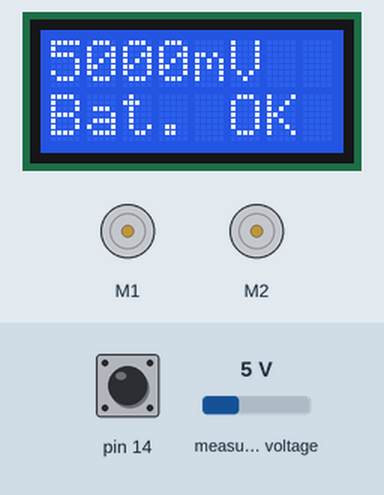
The sketch below on a simulated Arduino Leonardo, built with avr-gcc and run on an emulated ATmega32U4. On the bench: 8×2 character LCD, 2 × DC motor (green arrow = forward, orange = backward, longer = faster). The test bench sets the inputs (shaded band); at power-on: pin 14 HIGH, measured voltage 5 V.

Above: at 0.8 s.
0.9 s: pin 14 pulled LOW for 0.6 s
At 2.3 s:
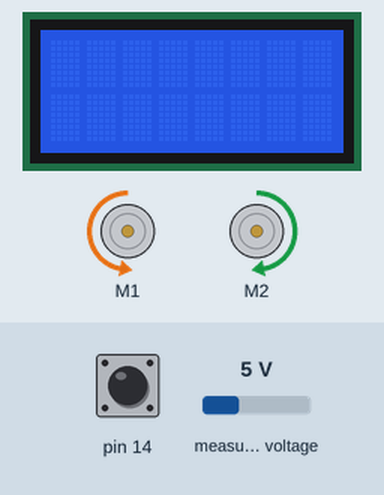
At 5.3 s:
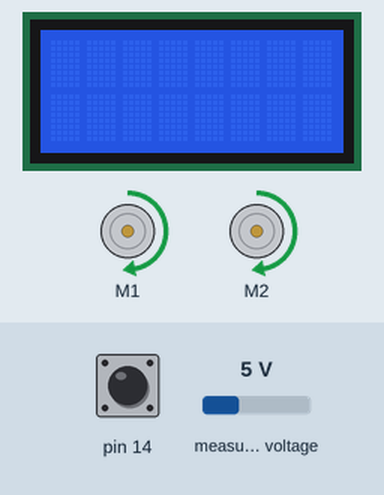
Timing chart, 0 to 6.8 s (numbered marks = the images above; inputs shaded):
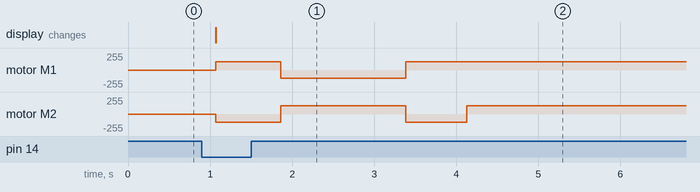

The sketch:

stayInLine.ino
```cpp
// white ~ 200
// black ~ 1000

#include <Zumo32U4.h>

Zumo32U4ButtonA buttonA;
Zumo32U4ButtonB buttonB;
Zumo32U4LineSensors sensors;
Zumo32U4Motors motors;
Zumo32U4LCD lcd;

#define sensorCount 5
unsigned int sensorValues[sensorCount];
int minValue = 1000;
int maxValue = 0;
int edgeValue;
bool calibrated = false;
bool clean = false;

void setup() {
    Serial.begin(5900);
    sensors.initFiveSensors();
    batteryTest();
    buttonA.waitForPress();
    autoCalibration();
}

void loop() {
    sensors.readCalibrated(sensorValues);
    // unsigned int leftSensor = sensorValues[0];
    unsigned int middleSensor = sensorValues[2];
    // unsigned int rightSensor = sensorValues[4];
    // if (!calibrated && buttonA.isPressed()) {
    //     lcd.clear();
    //     lcd.println("Calib...");
    //     autoCalibration();
    //     calibrated = true;
    // }
    // if (calibrated && buttonA.isPressed()) {
    //     clean = true;
    //     lcd.clear();
    //     lcd.println("Cleaning");
    // }
    // while (clean) {
        // Serial.println(middleSensor);
        if (middleSensor > edgeValue) {
            motors.setSpeeds(-200, -150);
            delay(200);
        } else {
            motors.setSpeeds(200, 200);
        }
    // }
}

void autoCalibration() {
    for (int i = 0; i < 120; i++)
    {
        if (i > 30 && i <= 90)
        {
            motors.setSpeeds(-200, 200);
        }
        else
        {
            motors.setSpeeds(200, -200);
        }
        sensors.calibrate();
    }
    motors.setSpeeds(0, 0);
}
```

batteryTest.ino
```cpp
void batteryTest() {
    while (!buttonA.isPressed()) {
    int spannung = readBatteryMillivolts();
        if (!batteryCurrent()) {
            lcd.print(spannung);
            lcd.print("mV");
            lcd.gotoXY(0, 1);
            lcd.print("Bat. LOW");
            lcd.gotoXY(0, 0);
            delay(100);
        } else if (batteryCurrent()) {
            lcd.print(spannung);
            lcd.print("mV");
            lcd.gotoXY(0, 1);
            lcd.print("Bat. OK ");
            lcd.gotoXY(0, 0);
        }
        delay(500);
    }
    lcd.clear();
}

bool batteryCurrent() {
    int spannung = readBatteryMillivolts();
    while (spannung < 4200) {
        return false;
    }
    return true;
}
```

Measured:
- after the input at 0.9 s, motor M1: stopped → forward 127/255 after 0.17 s, → backward 127/255 0.79 s later, → forward 127/255 1.5 s later; motor M2: alternates forward 127/255 for 1.5 s and backward 127/255 for 0.77 s, 4 changes in all, then stays forward 127/255, starting after 0.17 s; the display: changes after 0.17 s (image 1)
